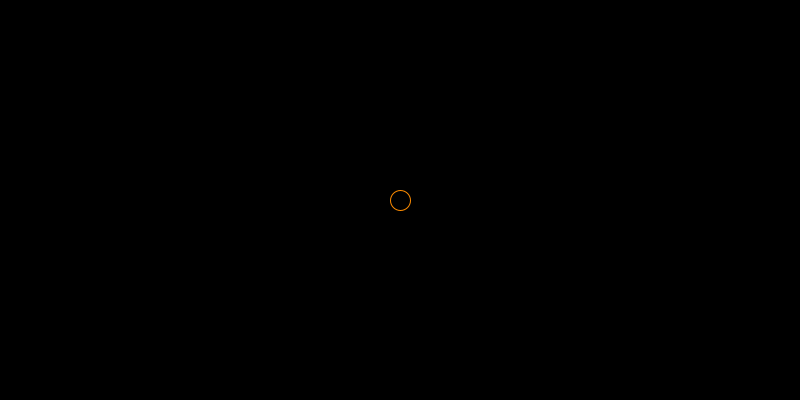
Frame 1 (no input)
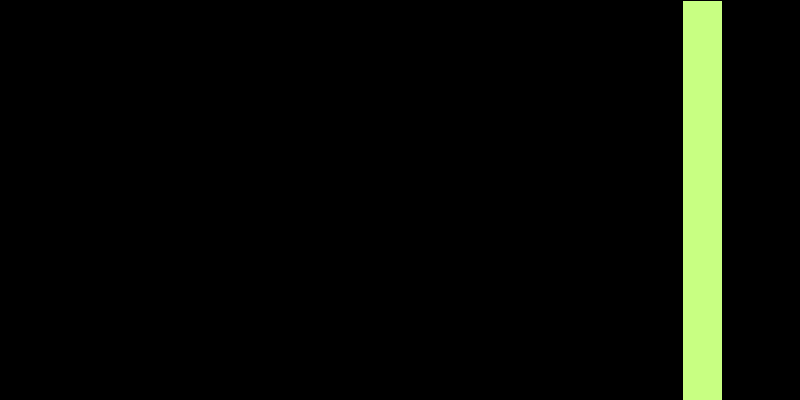
Frame 60 (the mouse pressed at the canvas centre just before this capture)
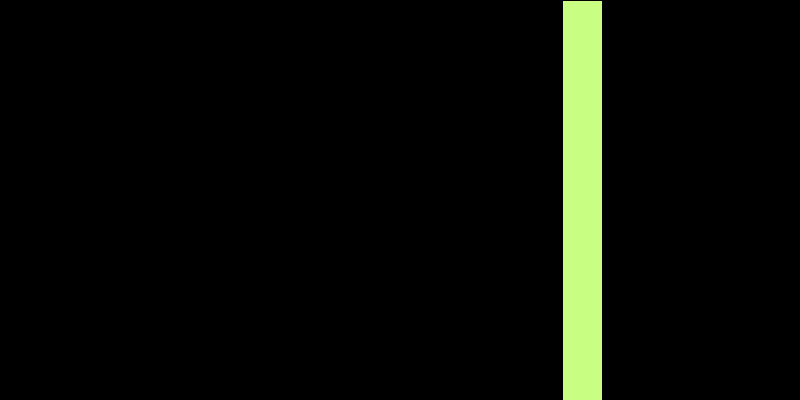
Frame 120 (the mouse held since frame 60 and released just before this capture)

The Processing sketch that drew these frames (run headless with seeded random() and noise(); from frame 60 on, the mouse is pressed at the canvas centre):

// Processing sketch: flappy_whatever
// ── flappy_whatever.pde

float FORCE_VERTICAL;
float GRAVITY_ACCELERATION_Y;

float birdX;
float birdY;

float pipeX;
float pipeWidth;

void setup() {
  size(800, 400);
  setupBird();
  setupWorld();
  setupPipe();
}

void setupBird() {
  birdX = width/2;
  birdY = height/2;
}

void setupPipe() {
  pipeX = width;
  pipeWidth = 40.0;
}

void setupWorld() {
  FORCE_VERTICAL = 2.0;
  GRAVITY_ACCELERATION_Y = 0.1;
}

void drawBird() {
  fill(0, 0);
  stroke(255, 140, 0);
  ellipse( birdX, birdY, 20, 20 );
}

void updateBird() {
  applyGravity();
}

void drawPipe() {
  stroke(0);
  fill( 200, 255, 130 );
  rect( pipeX, 0.0, pipeWidth, height );
}

void updatePipe() {
  pipeX -= 2.0;
}

void applyGravity() {
  birdY += FORCE_VERTICAL;
  FORCE_VERTICAL += GRAVITY_ACCELERATION_Y;
}

void refreshCanvas() {
  background(0);
}

void draw() {
  refreshCanvas();
  drawBird();
  drawPipe();
  updateBird();
  updatePipe();
  handleKeyPress();
}

void handleKeyPress() {
  if ( keyPressed ) {
    handleSpacePressed();
  }
}

void handleSpacePressed() {
  if ( key == ' ' ) {
    FORCE_VERTICAL = -5.0;
  }
}
